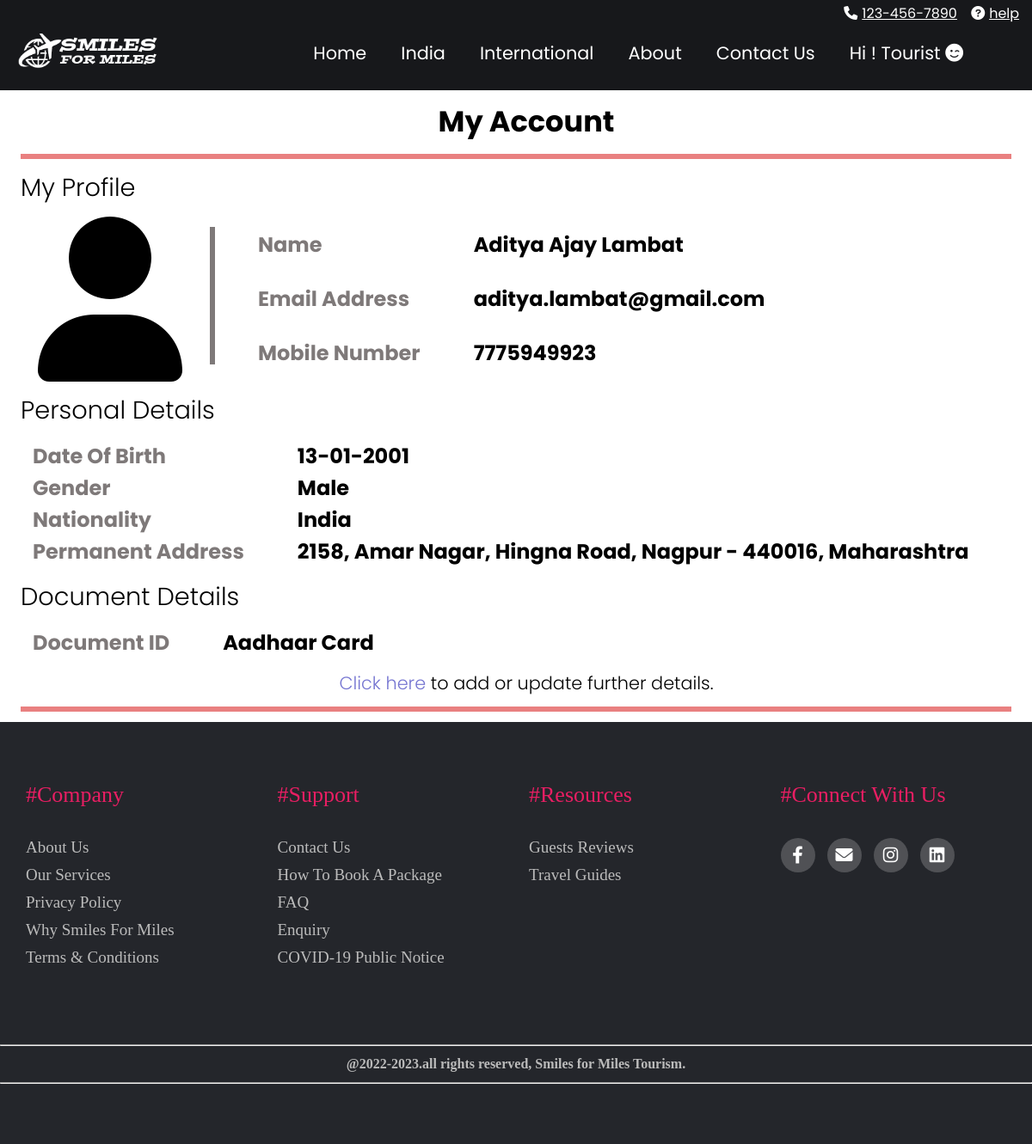
The app's page /useraccount.php (signed in) with its own data.
### tables this page shows
CREATE TABLE `user_data` (
  `id` int(11) NOT NULL,
  `user_fullname` varchar(255) NOT NULL,
  `user_email` varchar(255) NOT NULL,
  `user_mobile` varchar(255) NOT NULL,
  `user_password` varchar(255) NOT NULL,
  `user_dob` varchar(255) NOT NULL,
  `user_gender` varchar(255) NOT NULL,
  `user_nation` varchar(255) NOT NULL,
  `user_address` varchar(255) NOT NULL,
  `user_document` varchar(255) NOT NULL,
  `user_document_id` varchar(255) NOT NULL
);

### useraccount.php (the view, shortened to what this page needs)
<?php
include("header.php");
include("configuration.php");
?>
<link rel="stylesheet" href="css/myaccount.css">
<h1 class="profile-text" style="text-align: center; font-size:2.1rem;font-weight:bold;">My Account</h1>
<div class="bar">
    <hr size="8">
</div>
<h1 class="profile-text">My Profile</h1>
<div class="profile">
    <i class="fa fa-user" aria-hidden="true"></i>
    <div class="vl"></div>
    <table class="profile-details">
        <?php
        if (isset($_SESSION['user_details'])) {
            $user_details = $_SESSION['user_details'];
            $sql8 = "SELECT * FROM user_data WHERE id='$user_details'";
            $query8 = mysqli_query($conn, $sql8);
            if ($query8) {
                $user_row = mysqli_fetch_assoc($query8);
        ?>
        <tr>
            <th>Name</th>
            <th class="detail"><?php echo $user_row['user_fullname']; ?></th>
        </tr>
        <tr>
            <th>Email Address</th>
            <th class="detail"><?php echo $user_row['user_email']; ?><i class="fas fa-badge-check" style="color:chartreuse;" ></i></th>
        </tr>
        <tr>
            <th>Mobile Number</th>
            <th class="detail"><?php echo $user_row['user_mobile']; ?><i class="fas fa-badge-check"  style="color:chartreuse;"></i></th>
        </tr>
    </table>
</div>
<?php
            }
        }
?>
<h1 class="profile-text">Personal Details</h1>
<?php
$sql9 = "SELECT * FROM user_data WHERE id='$user_details'";
$query9 = mysqli_query($conn, $sql9);
if($query9){
    $sql10 = "SELECT * FROM user_data WHERE id='$user_details' AND user_dob IS NULL AND
    user_gender IS NULL AND user_nation IS NULL AND user_address IS NULL";
    $query10 = mysqli_query($conn, $sql10);
    if($query10){
        if(empty($user_row['user_dob']) OR empty($user_row['user_gender']) OR
        empty($user_row['user_nation']) OR empty($user_row['user_address'])){
            ?>
<table class="profile-details">
    <tr>
        <th>Date Of Birth</th>
        <th class="detail">-</th>
    </tr>
    <tr>
        <th>Gender</th>
        <th class="detail">-</th>
    </tr>
    <tr>
        <th>Nationality</th>
        <th class="detail">-</th>
    </tr>
    <tr>
        <th>Permanent Address</th>
        <th class="detail">-</th>
    </tr>
</table>
<?php
        }
        else{
            ?>
<table class="profile-details">
    <tr>
        <th>Date Of Birth</th>
        <th class="detail"><?php echo date('d-m-Y', strtotime($user_row['user_dob'])); ?></th>
    </tr>
    <tr>
        <th>Gender</th>
        <th class="detail"><?php echo $user_row['user_gender']; ?></th>
    </tr>
    <tr>
        <th>Nationality</th>
        <th class="detail"><?php echo $user_row['user_nation']; ?></th>
    </tr>
    <tr>
        <th>Permanent Address</th>
        <th class="detail"><?php echo $user_row['user_address']; ?></th>
    </tr>
</table>
<?php
        }
    }
}
?>
<h1 class="profile-text">Document Details</h1>
<?php
$sql11 = "SELECT * FROM user_data WHERE id='$user_details'";
$query11 = mysqli_query($conn, $sql11);
if($query11){
    $sql12 = "SELECT * FROM user_data WHERE id='$user_details' AND user_dob IS NULL AND
    user_gender IS NULL AND user_nation IS NULL AND user_address IS NULL";
    $query12 = mysqli_query($conn, $sql12);
    if($query12){
        if(empty($user_row['user_document'])){
            ?>
<table class="profile-details">
    <tr>
        <th>Document ID</th>
        <th class="detail">-</th>
    </tr>
</table>
<?php
    }
    else{
         ?>
<table class="profile-details">
    <tr>
        <th>Document ID</th>
        <th class="detail"><?php echo $user_row['user_document']; ?></th>
    </tr>
</table>
<?php
    }
}
}
?>
<h1 class="profile-text" style="font-size: 1.3rem; text-align:center;"><a href="usersettings.php">
Click here</a> to add or update further details.</h1>
<div class="bar">
    <hr size="8">
</div>
<?php
include("footer.php");
?>

### css/home.css (style rules this page uses)
* { margin: 0px; padding: 0px; box-sizing: border-box; }
body { overflow-x: hidden; }
html { scroll-behavior: smooth; }

### css/myaccount.css (style rules this page uses)
.profile-text { font-family: 'Poppins', sans-serif; font-size: 1.8rem; font-weight: 300; margin: 1% 0% 1% 2%; }
.profile { display: flex; }
.profile .fa { font-size: 12rem; margin-left: 2%; padding-left: 20px; padding-right: 20px; color: black; }
.profile-details { font-family: 'Poppins', sans-serif; font-size: 1.5rem; color: rgb(126, 121, 121); margin: 0% 0% 0% -2%; }
.detail { color: black; }
.profile-details th { text-align: left; padding-left: 60px; }
.bar { margin: 1% 0% 1% 2%; width: 96%; }
.bar hr { background-color: rgb(233, 128, 128); border: none; color: rgb(233, 128, 128); }
.vl { border-left: 6px solid rgb(126, 121, 121); height: 10rem; margin: 1% 1% 0% 1%; }
a { color: #7575d1; text-decoration: none; }

### records on screen
user_data: user_fullname "Aditya Ajay Lambat", user_email "aditya.lambat@gmail.com", user_mobile "7775949923", user_dob "13-01-2001", user_gender "Male", user_nation "India", user_address "2158, Amar Nagar, Hingna Road, Nagpur - 440016, Maharashtra", user_document "Aadhaar Card"
